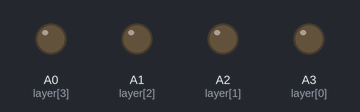
A sketch run on a simulated Arduino Uno, built with avr-gcc and run on an emulated ATmega328P. On the bench: output pins drawn as LEDs (lit = HIGH). Pins used as bus, display or sensor lines are not drawn.

Above: at 1.0 s.
At 3.2 s:
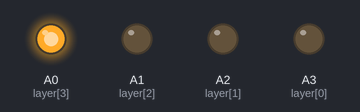
At 10.4 s:
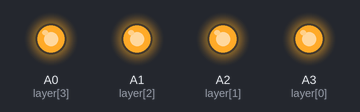
At 16.1 s:
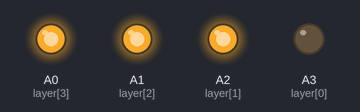
At 31.6 s:
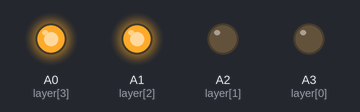
Timing chart, 0 to 33.8 s (numbered marks = the images above):
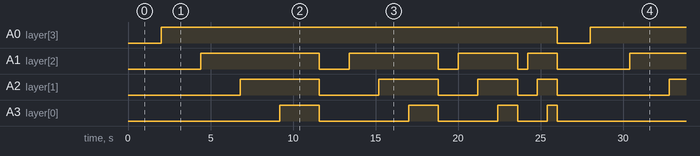

The sketch:

turnOnXYZ.ino
```cpp
//initializing and declaring led rows
  int column[16]={13,12,11,10,9,8,7,6,5,4,3,2,1,0,A5,A4};
//initializing and declaring led layers
  int layer[4]={A3,A2,A1,A0};

  int time = 250;

void setup() {
  //setting rows to ouput
  for(int i = 0; i<16; i++)
  {
    pinMode(column[i], OUTPUT);
  }
  //setting layers to output
  for(int i = 0; i<4; i++)
  {
    pinMode(layer[i], OUTPUT);
  }
  //seeding random for random pattern
  randomSeed(analogRead(10));
}

void loop() {
  turnEverythingOff();
  delay(2000);
  turnOnXYZ();
}

void turnEverythingOff()
{
  for(int i = 0; i<16; i++)
  {
    digitalWrite(column[i], 1);
  }
  for(int i = 0; i<4; i++)
  {
    digitalWrite(layer[i], 0);
  }
}

void turnColumnsOff()
{
  for(int i = 0; i<16; i++)
  {
    digitalWrite(column[i], 1);
  }
}

void turnOnXYZ()
  {
    for(int x = 200; x != 0; x -=50)
  {
    turnEverythingOff();
    for(int i = 4; i != 0; i--)
    {
      digitalWrite(layer[i-1], 1);
      digitalWrite(column[5], 0);
      digitalWrite(column[6], 0);
      digitalWrite(column[9], 0);
      digitalWrite(column[10], 0);

      digitalWrite(column[0], 0);
      delay(x);
      digitalWrite(column[0], 1);
      digitalWrite(column[4], 0);
      delay(x);
      digitalWrite(column[4], 1);
      digitalWrite(column[8], 0);
      delay(x);
      digitalWrite(column[8], 1);
      digitalWrite(column[12], 0);
      delay(x);
      digitalWrite(column[12], 1);
      digitalWrite(column[13], 0);
      delay(x);
      digitalWrite(column[13], 1);
      digitalWrite(column[15], 0);
      delay(x);
      digitalWrite(column[15], 1);
      digitalWrite(column[14], 0);
      delay(x);
      digitalWrite(column[14], 1);
      digitalWrite(column[11], 0);
      delay(x);
      digitalWrite(column[11], 1);
      digitalWrite(column[7], 0);
      delay(x);
      digitalWrite(column[7], 1);
      digitalWrite(column[3], 0);
      delay(x);
      digitalWrite(column[3], 1);
      digitalWrite(column[2], 0);
      delay(x);
      digitalWrite(column[2], 1);
      digitalWrite(column[1], 0);
      delay(x);
      digitalWrite(column[1], 1);
    }
  }

  }
```

Measured:
- by itself, A0 (layer[3]): alternates HIGH for 24.0 s and LOW for 2.0 s
- by itself, A1 (layer[2]): repeats every 26.0 s: LOW 1.8 s, HIGH 5.4 s, LOW 1.2 s, HIGH 3.6 s, LOW 0.60 s, HIGH 1.8 s, LOW 4.4 s, HIGH 7.2 s
- by itself, A2 (layer[1]): repeats every 26.0 s: LOW 3.6 s, HIGH 3.6 s, LOW 2.4 s, HIGH 2.4 s, LOW 1.2 s, HIGH 1.2 s, LOW 6.8 s, HIGH 4.8 s
- by itself, A3 (layer[0]): repeats every 26.0 s: LOW 5.4 s, HIGH 1.8 s, LOW 3.6 s, HIGH 1.2 s, LOW 1.8 s, HIGH 0.60 s, LOW 9.2 s, HIGH 2.4 s
